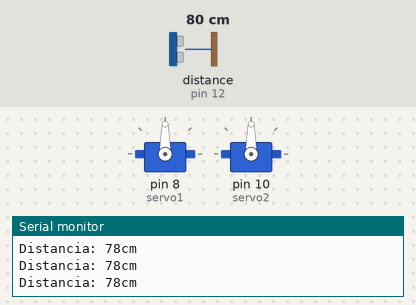
A sketch run on a simulated Arduino Uno, built with avr-gcc and run on an emulated ATmega328P. Shown: 2 × servo, the last lines printed to the serial monitor. Wiring (inferred from the names in the program): ultrasonic range finder: trigger pin 13; echo pin 12. The inputs (shaded band) are chosen by the test bench; at power-on: distance to the obstacle (sensor on pin 12) 80 cm. The echo pulse lasts 58.3 µs per cm.

Above: at 1.2 s.
1.3 s: distance to the obstacle (sensor on pin 12) set to 8 cm
2.8 s: distance to the obstacle (sensor on pin 12) set to 5 cm
At 3.4 s:
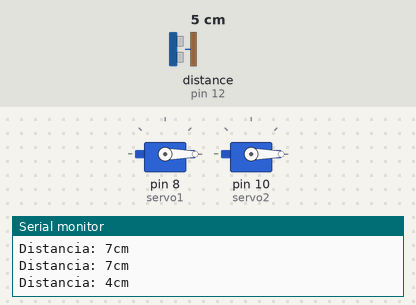
Timing chart, 0 to 5.8 s (numbered marks = the images above; inputs shaded):
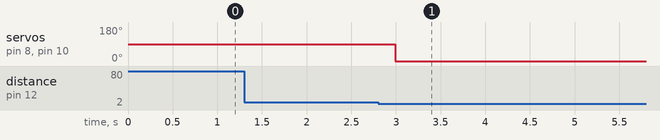

Measured:
- the behaviour switches between 7 and 6 cm on distance to the obstacle (sensor on pin 12) (found by bisection; images 0 and 1)
- after the input at 2.8 s, servo on pin 8 (servo1), servo on pin 10 (servo2): 90° → 0° after 0.19 s

The sketch:

level_Crossing.ino
```cpp
#include <Servo.h>
int trigger = 13;
int echo= 12;
Servo servo1;
Servo servo2;
int power = 5;


void setup() {
  // put your setup code here, to run once:
  Serial.begin(9600);
  pinMode(power, OUTPUT);
  digitalWrite(power,HIGH);
  pinMode(trigger, OUTPUT);
  digitalWrite(trigger, LOW);
  pinMode(echo, INPUT);
  servo1.attach(8);
  servo2.attach(10);
    servo1.write(0);
  servo2.write(0);

}

void loop() {
  // put your main code here, to run repeatedly:
  long t, d;
 servo1.write(90);
 servo2.write(90);

   digitalWrite(trigger, HIGH);
  delayMicroseconds(10);
  digitalWrite(trigger, LOW);
   t = pulseIn(echo, HIGH);
  d = t/59;
   Serial.print("Distancia: ");
  Serial.print(d);
  Serial.print("cm");
  Serial.println();
  delay(100);
if(d <= 5){
  servo1.write(0);
  servo2.write(0);
     delay(12000);

}


}
```
